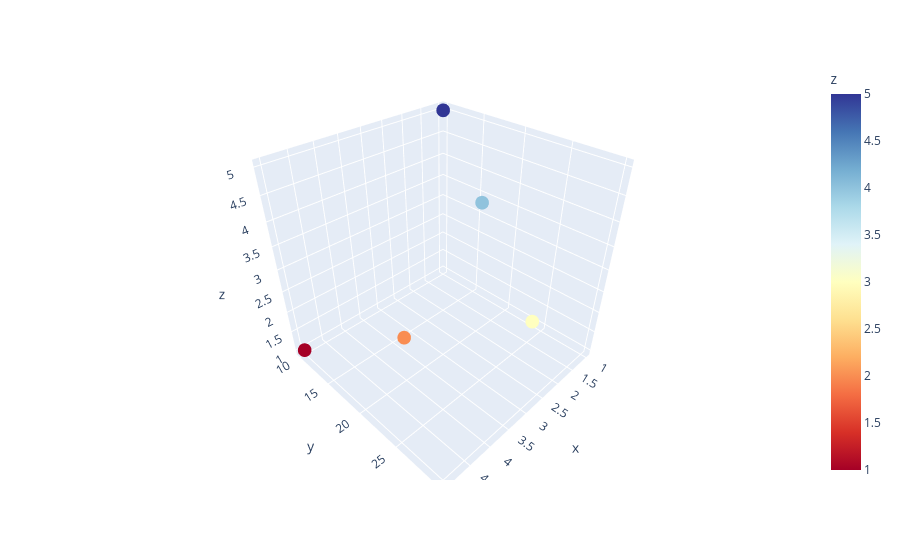

Notebook cell for this chart:
### Code cell
px.scatter_3d(df3, x='x', y='y', z='z', color='z', color_continuous_scale='RdYlBu')

### Figure 1 — Plotly figure (JSON) as saved in the notebook; plotly's stock layout.template omitted (floating-point values rounded to 4 significant figures)
{"data": [{"hovertemplate": "x=%{x}<br>y=%{y}<br>z=%{marker.color}<extra></extra>", "legendgroup": "", "marker": {"color": [5, 4, 3, 2, 1], "coloraxis": "coloraxis", "symbol": "circle"}, "mode": "markers", "name": "", "scene": "scene", "showlegend": false, "type": "scatter3d", "x": [1, 2, 3, 4, 5], "y": [10, 20, 30, 20, 10], "z": [5, 4, 3, 2, 1]}], "layout": {"coloraxis": {"colorbar": {"title": {"text": "z"}}, "colorscale": [[0, "rgb(165,0,38)"], [0.1, "rgb(215,48,39)"], [0.2, "rgb(244,109,67)"], [0.3, "rgb(253,174,97)"], [0.4, "rgb(254,224,144)"], [0.5, "rgb(255,255,191)"], [0.6, "rgb(224,243,248)"], [0.7, "rgb(171,217,233)"], [0.8, "rgb(116,173,209)"], [0.9, "rgb(69,117,180)"], [1, "rgb(49,54,149)"]]}, "legend": {"tracegroupgap": 0}, "margin": {"t": 60}, "scene": {"domain": {"x": [0, 1], "y": [0, 1]}, "xaxis": {"title": {"text": "x"}}, "yaxis": {"title": {"text": "y"}}, "zaxis": {"title": {"text": "z"}}}}}
